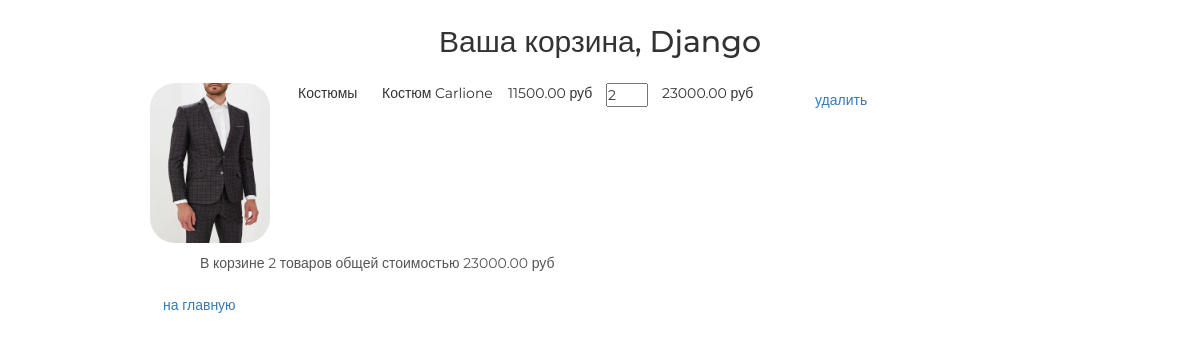
/basket/ (signed in), run on an earlier commit of the app's database.
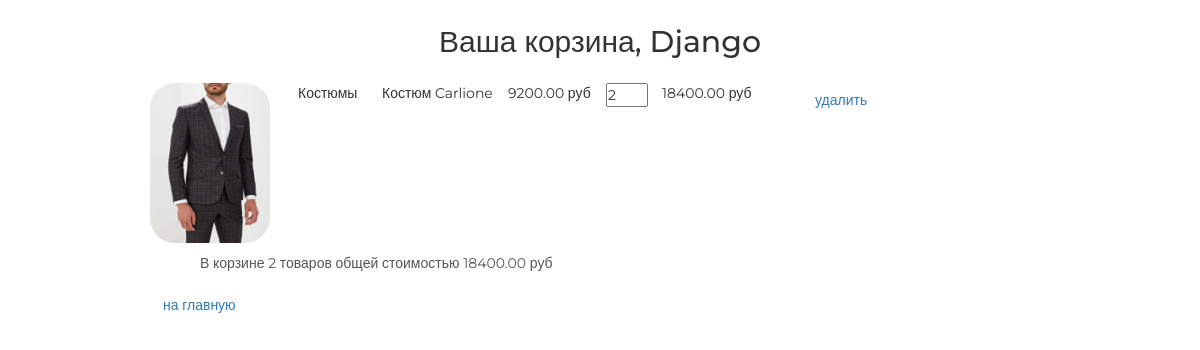
And on a later commit of the database.
### basketapp/models.py (models this page shows, shortened)
class Basket(models.Model):
    user = models.ForeignKey(ShopUser, on_delete=models.CASCADE,
                             related_name='basket')
    product = models.ForeignKey(Product, on_delete=models.CASCADE)
    quantity = models.PositiveIntegerField('количество', default=0)
    add_datetime = models.DateTimeField(verbose_name='время', auto_now_add=True)
    @cached_property
    def get_items_cached(self):
        return self.user.basket.select_related().all()
    @property
    def product_cost(self):
        return self.product.price * self.quantity
    @property
    def total_quantity(self):
        return sum(map(lambda x: x.quantity, self.get_items_cached))
    @property
    def total_cost(self):
        return sum(map(lambda x: x.product_cost, self.get_items_cached))

### mainapp/models.py (models this page shows, shortened)
class Product(models.Model):
    category = models.ForeignKey(ProductCategory, verbose_name='категория продукта', on_delete=models.CASCADE)
    name = models.CharField('имя продукта', max_length=128)
    image = models.ImageField(upload_to='products_images', blank=True)
    short_desc = models.CharField('краткое описание', max_length=64, blank=True)
    desc = models.TextField('описание товара', blank=True)
    price = models.DecimalField('цена продукта', max_digits=8, decimal_places=2, default=0)
    quantity = models.PositiveIntegerField('количество на складе', default=0)
    is_active = models.BooleanField(db_index=True, default=True)

class ProductCategory(models.Model):
    name = models.CharField('имя категории', max_length=64)
    description = models.TextField('описание категории', blank=True)
    is_active = models.BooleanField(db_index=True, default=True)

### authapp/models.py (models this page shows, shortened)
class ShopUser(AbstractUser):
    age = models.PositiveSmallIntegerField(verbose_name='возраст', null=True)
    avatar = models.ImageField(upload_to='users_avatars', blank=True)
    activation_key = models.CharField(max_length=128, blank=True)
    activation_key_expires = models.DateTimeField(default=get_activation_key_expires)

### basketapp/views.py (the view)
# urls.py: path('', adminapp.ShopUserList.as_view(), name='index'),
@login_required
def index(request):
    return render(request, 'basketapp/index.html')

### basketapp/context_processors.py (called while the page is built)
def basket(request):
    if request.user.is_authenticated:
        basket = request.user.basket.select_related().all()
    else:
        basket = []
    return {
        'basket':basket,
    }

### mainapp/context_processors.py (called while the page is built)
def menu(request):
    menu = ProductCategory.objects.filter(is_active=True)
    return {
        'categories': menu,
    }

### mainapp/templatetags/my_tags.py (called while the page is built)
def media_folder_products(string):
    if not string:
        string = 'products_images/default.jpg'
    return f'{settings.MEDIA_URL}{string}'

### basketapp/templates/basketapp/index.html
{% extends 'basketapp/base.html' %}
{% load static %}
{% block container %}
    <div class="basket_list">
        {% include 'basketapp/includes/inc__basket_list.html' %}
    </div>
{% endblock %}

### basketapp/templates/basketapp/includes/inc__basket_list.html
{% load my_tags %}
{% if basket %}
    {% for item in basket %}
        <div class="basket_record">
            <img style="width: 120px;height: 160px ;" src="{{ item.product.image|media_folder_products }}"
                 alt="{{ item.product.short_desc }}">
            <span class="category_name">{{ item.product.category.name }}</span>
            <span class="product_name">{{ item.product.name }}</span>
            <span class="product_price">{{ item.product.price }}&nbspруб</span>
            <input type="number" name="{{ item.pk }}"
                   min="0" value="{{ item.quantity }}">
            <span class="product_cost">{{ item.product_cost }}&nbspруб</span>
            <a href="{% url 'basket:delete_product' item.pk %}" class="btn btn-round">
                удалить
            </a>
        </div>
    {% endfor %}
    <div class="basket_summary">
        В корзине {{ basket.0.total_quantity }} товаров общей стоимостью
        {{ basket.0.total_cost }} руб
    </div>
{% else %}
    <h4>Корзина пуста</h4>
{% endif %}
<a href="{% url 'main:index' %}" class="btn btn-round">
    на главную
</a>

What changed in the data, as far as the page shows it:
changed through a linked row, Basket "Костюмы": product.price "11500.00" → "9200.00"; product_cost "23000.00" → "18400.00"; product+quantity "23000.00" → "18400.00"
